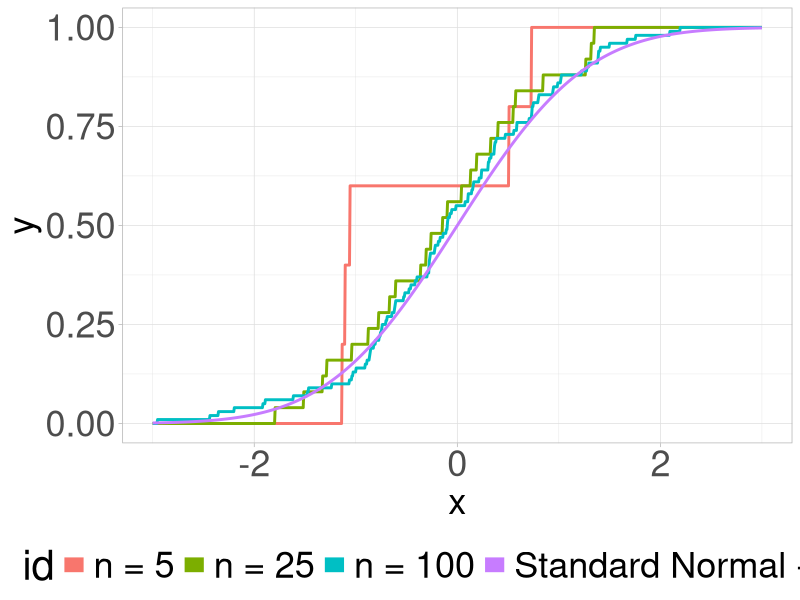

The R source for this figure:
library(tidyverse)

n_obs <- c(5, 25, 100)

samples <- purrr::map(
  .x = n_obs,
  .f = ~ rnorm(n = .x)
)

min <- min(unlist(purrr::map(.x = samples, .f = ~min(.x))))
max <- max(unlist(purrr::map(.x = samples, .f = ~max(.x))))
border <- ceiling(max(c(-min, max)))

ecdfs <- purrr::map(
  .x = samples,
  .f = ~ ecdf(.x)
)

plot_grid <- seq(from = -border, to = border, length.out = 1001)

plot_tibble <- rbind(
  bind_rows(
    purrr::map(
      .x = 1:length(ecdfs),
      .f = ~ tibble(
        id = paste0("n = ", n_obs[.x]),
        x = plot_grid,
        y = ecdfs[[.x]](plot_grid)
      )
    )
  ),
  tibble(
    id = "Standard Normal - CDF",
    x = plot_grid,
    y = pnorm(q = plot_grid)
  )
)

plot_tibble$id <- factor(plot_tibble$id, levels = c(paste0("n = ", n_obs), "Standard Normal - CDF"))

ecdf_plot <- ggplot(data = plot_tibble) +
  geom_line(aes(x = x, y = y, col = id), lwd = 1) +
  theme_light() +
  theme(
    legend.position = 'bottom',
    legend.text = element_text(size = 26),
    legend.title = element_text(size = 30),
    plot.title = element_text(size = 30),
    axis.title = element_text(size = 26),
    axis.text = element_text(size = 26),
  ) +
  guides(color = guide_legend(override.aes = list(lwd = 5)))

ggsave(
  filename = "../../Graphics/ecdf.PDF", plot = ecdf_plot,
  width = 20, height = 6, units = "in", dpi = 600
)
